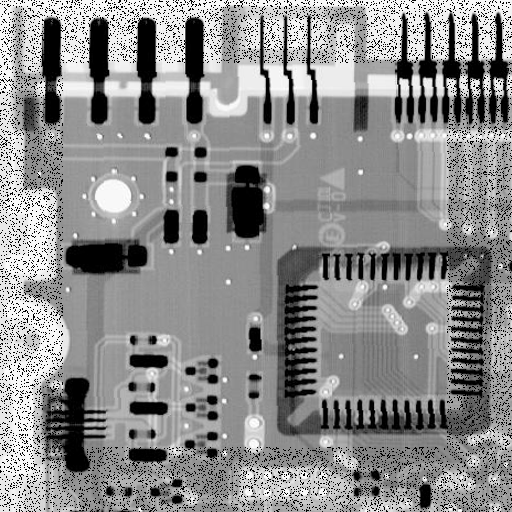
#> input picture testFiles/A/omega_circuit.bmp, 512 x 512 px, found by its file name
$ python Q2.py
#> lines starting #> are read from the running program, lines starting #| are printed output that depends on the picture


import numpy as np
import cv2
from matplotlib import pyplot as pt


circuit = cv2.imread("omega_circuit.bmp",0)
#> circuit is the input picture: shape (512, 512); min 0, max 255, mean 139.5
circuit_after=circuit.copy()
circuit_after[0:512,0:64]=cv2.medianBlur(circuit[0:512,0:64],5)
circuit_after[0:512,384:512]=cv2.medianBlur(circuit[0:512,384:512],5)
circuit_after[0:64,0:512]=cv2.medianBlur(circuit[0:64,0:512],5)
circuit_after[384:512,0:512]=cv2.medianBlur(circuit[384:512,0:512],5)
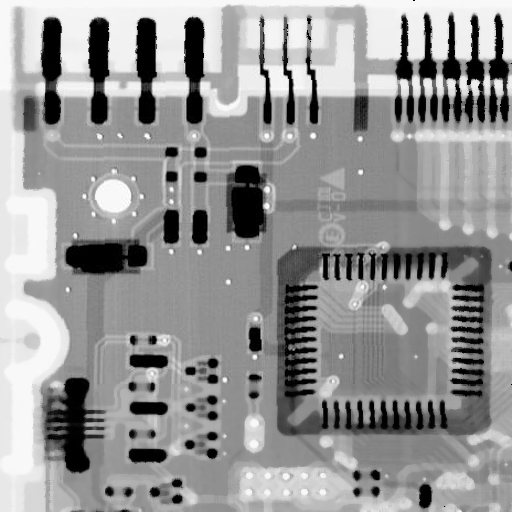
#> circuit_after: shape (512, 512); min 0, max 255, mean 149.3

#use pyplot to show all

pt.figure()
pt.subplot(1,2,1)
pt.imshow(circuit, cmap="gray")
pt.title("Original Image")
pt.subplot(1,2,2)
pt.imshow(circuit_after, cmap="gray")
pt.title("Median 5x5 Image")
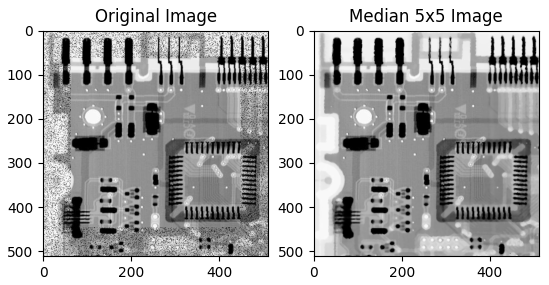
#> figure drawn by matplotlib, 2 panels
